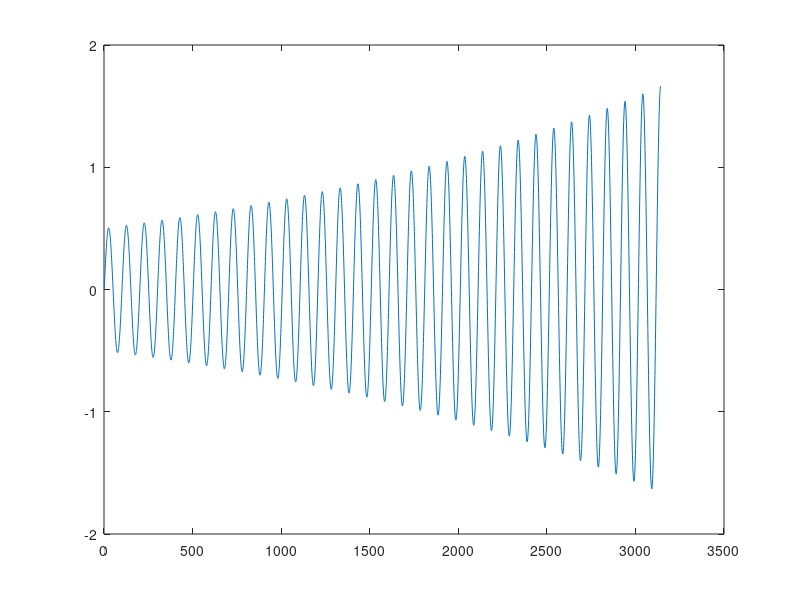

Write the MATLAB code that produced this figure.
% equation of RLC Circuit when current as function of time is
% i(t)=dq(t)/dt = -ωqoSin(ωt+ϕ)

%given
format short
C = 0.05
V = 10
L = 0.51
R = 0.15

%solution
w = sqrt((1/(C*L))-(R/(2*L)^2))
qo = V*C

t = 0:0.01:(10*pi)
e = exp(1)
i = (qo)*(e.^((R*t/2*L)).*sin((w)*t))
plot(i)